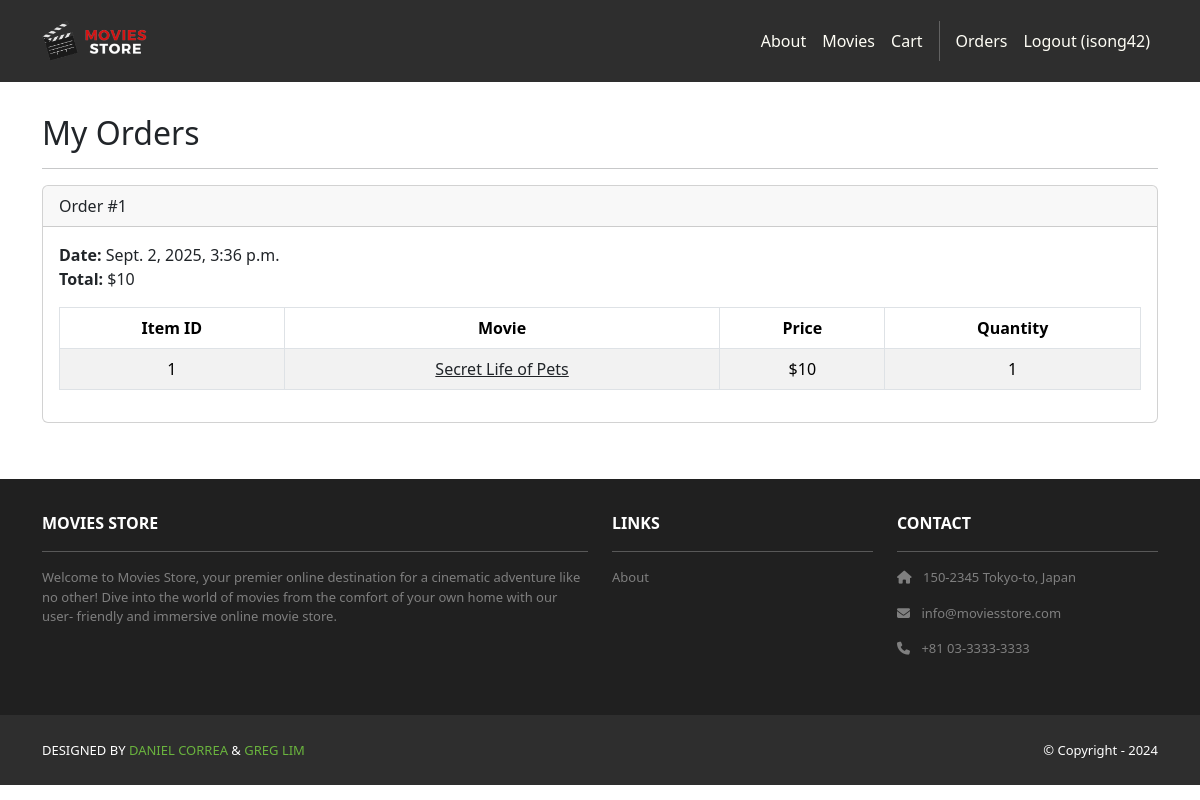
The page /accounts/orders/ (signed in) on the database as committed earlier.
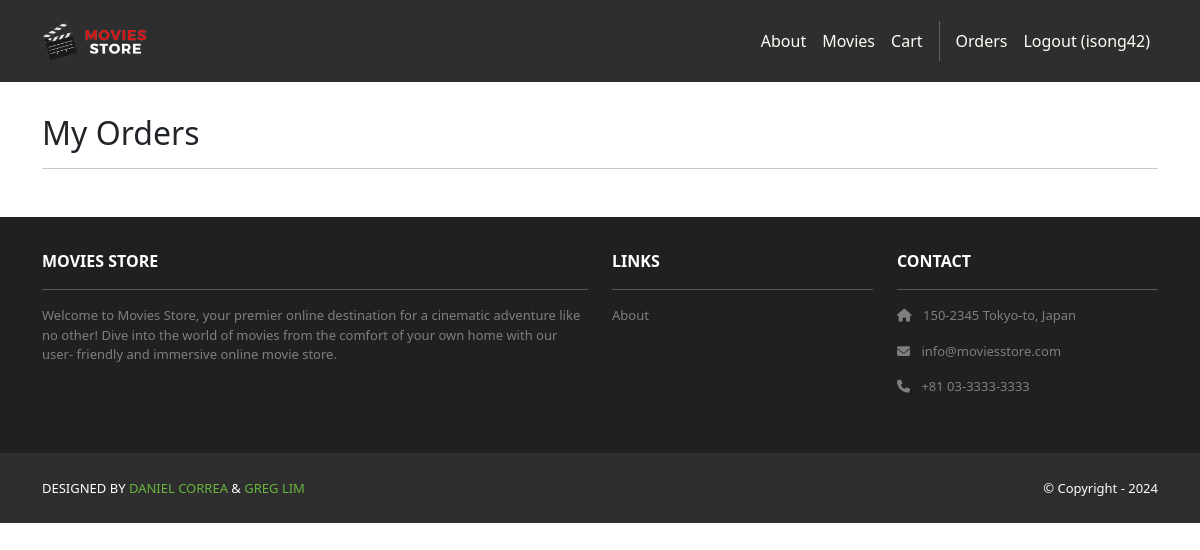
The same page on the database as committed later.
### cart/models.py (models this page shows, shortened)
class Order(models.Model):
    id = models.AutoField(primary_key=True)
    total = models.IntegerField()
    date = models.DateTimeField(auto_now_add=True)
    user = models.ForeignKey(User, on_delete=models.CASCADE)

class Item(models.Model):
    id = models.AutoField(primary_key=True)
    price = models.IntegerField()
    quantity = models.IntegerField()
    order = models.ForeignKey(Order, on_delete=models.CASCADE)
    movie = models.ForeignKey(Movie, on_delete=models.CASCADE)

### movies/models.py (models this page shows, shortened)
class Movie(models.Model): # controls model properties
    id = models.AutoField(primary_key=True)
    name = models.CharField(max_length=255)
    price = models.IntegerField()
    description = models.TextField()
    image = models.ImageField(upload_to='movie_images/')

### accounts/views.py (the view)
# urls.py: path('orders/', views.orders, name='accounts.orders'),
@login_required
def orders(request):
    template_data = {}
    template_data['title'] = 'Orders'
    template_data['orders'] = request.user.order_set.all()
    return render(request, 'accounts/orders.html',
        {'template_data': template_data})

### accounts/templates/accounts/orders.html
{% extends 'base.html' %}
{% block content %}
<div class="p-3">
    <div class="container">
        <div class="row mt-3">
            <div class="col mx-auto mb-3">
                <h2>My Orders</h2>
                <hr />
                {% for order in template_data.orders %}
                <div class="card mb-4">
                    <div class="card-header">Order #{{ order.id }}</div>
                    <div class="card-body">
                        <b>Date:</b> {{ order.date }}<br />
                        <b>Total:</b> ${{ order.total }}<br />
                        <table class="table table-bordered table-striped text-center mt-3">
                        <thead>
                            <tr>
                            <th scope="col">Item ID</th>
                            <th scope="col">Movie</th>
                            <th scope="col">Price</th>
                            <th scope="col">Quantity</th>
                            </tr>
                        </thead>
                        <tbody>
                            {% for item in order.item_set.all %}
                            <tr>
                            <td>{{ item.movie.id }}</td>
                            <td>
                                <a class="link-dark"href="{% url 'movies.show' id=item.movie.id %}">{{ item.movie.name }}</a>
                            </td>
                            <td>${{ item.movie.price }}</td>
                            <td>{{ item.quantity }}</td>
                            </tr>
                            {% endfor %}
                        </tbody>
                        </table>
                    </div>
                </div>
                {% endfor %}
            </div>
        </div>
    </div>
</div>
{% endblock content %}

### moviesstore/templates/base.html (shortened to what this page needs)
<!DOCTYPE html>
<html>
    {% load static %}
  <head>
    <link href= "https://cdn.jsdelivr.net/npm/bootstrap@5.3.3/dist/css/bootstrap.min.css" rel="stylesheet">
    <link rel="stylesheet"  href="https://cdnjs.cloudflare.com/ajax/libs/font-awesome/6.1.1/css/all.min.css">
    <link rel="stylesheet" type="text/css" href="{% static 'css/style.css' %}">
  </head>
  <body>
    <nav class="p-3 navbar navbar-dark bg-dark navbar-expand-lg">
        <div class="container">
            <a class="navbar-brand"
                href="{% url 'home.index' %}">
                <img src="{% static 'img/logo.png' %}" alt="logo" height="40" />
            </a>
            <div class="collapse navbar-collapse" id="navbarNavAltMarkup">
                <div class="navbar-nav ms-auto navbar-ml">
                    <a class="nav-link" href="{% url 'home.about' %}">About</a>
                    <a class="nav-link" href="{% url 'movies.index' %}">Movies</a>
                    <a class="nav-link" href="{% url 'cart.index' %}">Cart</a>
                    {% if user.is_authenticated %}
                    <a class="nav-link" href="{% url 'accounts.orders' %}">Orders</a>
                    <a class="nav-link" href="{% url 'accounts.logout' %}">Logout ({{user.username }})</a>
                    {% else %}
                    <a class="nav-link" href="{% url 'accounts.login' %}">Login</a>
                    <a class="nav-link" href="{% url 'accounts.signup' %}">Sign Up</a>
                    {% endif %}
                </div>
            </div>
        </div>
    </nav>
    <div>
      {% block content %}
      {% endblock content %}
    </div>
    <section class="p-3 ms-footer d-none d-md-block">
        <div class="container">
            <div class="row mt-3 text-white">
                <div class="col-md-6 col-lg-6 col-xl-6
                    mx-auto mb-4">
                <b>MOVIES STORE</b>
                <hr />
                <p>
                    Welcome to Movies Store, your premier online
                    destination for a cinematic adventure like no
                    other! Dive into the world of movies from the
                    comfort of your own home with our user-
                    friendly and immersive online movie store.
                </p>
                </div>
                <div class="col-md-3 col-lg-3 col-xl-3 mx-auto mb-4">
                <b>LINKS</b>
                <hr />
                <p><a class="nav-link" href="{% url 'home.about' %}">
                    About
                </a></p>
                </div>
                <div class="col-md-3 col-lg-3 col-xl-3 mx-auto mb-4">
                    <b>CONTACT</b>
                    <hr />
                    <p><i class="fas fa-home me-2"></i>
                        150-2345 Tokyo-to, Japan
                    </p>
                    <p><i class="fas fa-envelope me-2"></i>
                        info@moviesstore.com
                    </p>
                    <p><i class="fas fa-phone me-2"></i>
                                +81 03-3333-3333
                    </p>
                </div>
            </div>
        </div>
    </section>
    <section class="p-3 ms-footer-bottom bg-dark">
        <div class="container d-flex justify-content-between">
            <div class="me-5 text-white">
                <span>DESIGNED BY
                    <a href="https://www.x.com/danielgarax" target="_blank">DANIEL CORREA</a> &
                    <a href="https://www.x.com/greglim81" target="_blank">GREG LIM</a>
                </span>
            </div>
            <div class="text-white">
                <span>© Copyright - 2024</span>
            </div>
        </div>
    </section>
  </body>
</html>

### moviesstore/static/css/style.css (style rules this page uses)
.navbar a.nav-link { color: #FFFEF6 !important; }
.bg-dark { background-color: #2E2E2E !important; }
.ms-footer { background-color: #202020; }
.ms-footer p { color: #7F7F7F; font-size: 13px; }
.ms-footer-bottom span { font-size: 13px; line-height: 38px; }
.ms-footer-bottom a { color: #6ab43e; text-decoration: none; }

Rows that differ between the two databases and show on the page:
removed Order: id "1", date "Sept. 2, 2025, 3:36 p.m.", total "10"
removed Item: movie.id "1", movie.name "Secret Life of Pets", movie.price "10", quantity "1"
